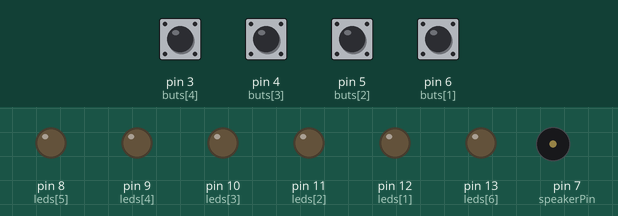
Simulated run of this sketch. Board: Arduino Uno, built with avr-gcc and run on an emulated ATmega328P. Shown: output pins drawn as LEDs (lit = HIGH), buzzer (waves = sounding). Dashed ring = blinking. The inputs (shaded band) are chosen by the test bench; at power-on: pin 3 (buts[4]), pin 4 (buts[3]), pin 5 (buts[2]), pin 6 (buts[1]) LOW. Random numbers use the default seed unless the sketch sets one.

Above: at 3.3 s.
3.4 s: pin 4 (buts[3]) pulled HIGH for 0.15 s
At 4.3 s:
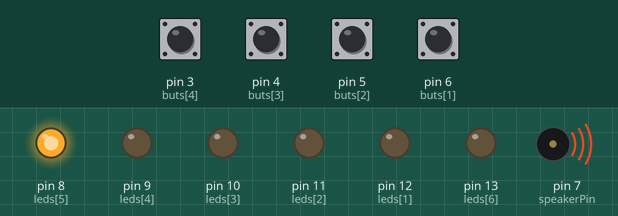
6.5 s: pin 3 (buts[4]) pulled HIGH for 0.15 s
At 6.6 s:
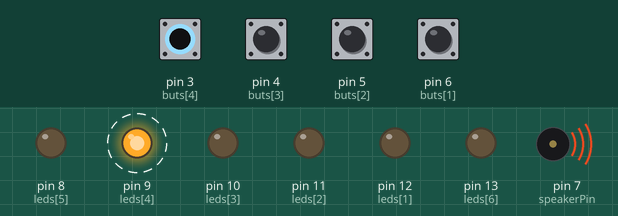
9.6 s: pin 6 (buts[1]) pulled HIGH for 1 s
At 10.5 s:
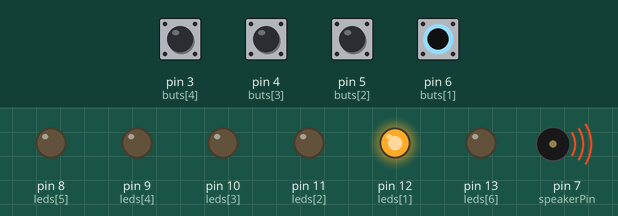
13.4 s: pin 6 (buts[1]) pulled HIGH for 0.15 s
At 14.44 s:
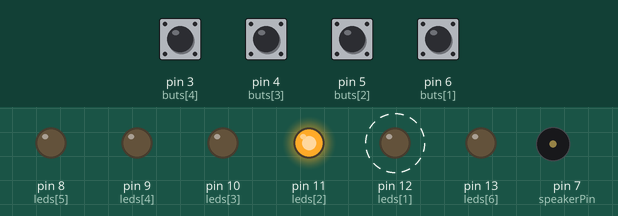
16.4 s: pin 5 (buts[2]) pulled HIGH for 1 s
At 18.52 s:
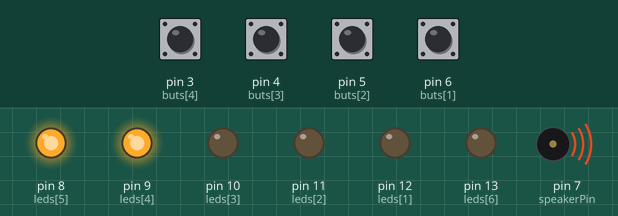
20.4 s: pin 5 (buts[2]) pulled HIGH for 0.15 s
At 21.64 s:
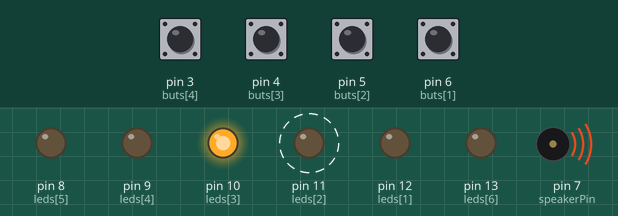
Timing chart, 0 to 24.4 s (numbered marks = the images above; inputs shaded):
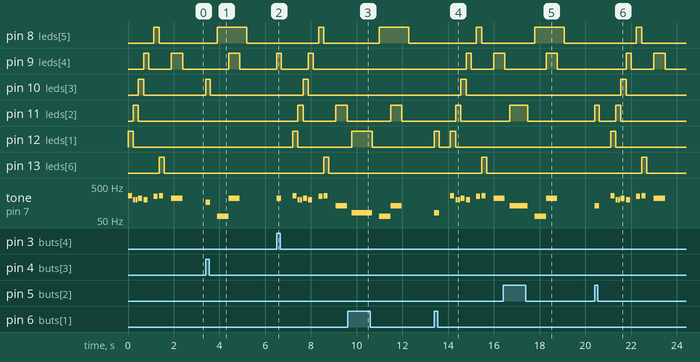

The sketch:

simon.ino
```cpp
#include "./Pitches.h"

// notes in the melody: ( length, tone, led )
int melody[] = { 4, NOTE_C4,1,  8, NOTE_G3,2,  8, NOTE_G3,2,  4, NOTE_A3,3,  4, NOTE_G3,4,  4, 0,0,  4, NOTE_B3,5,  4, NOTE_C4,6  };
int leds[]   = { 0, 12, 11, 10, 9, 8, 13 }; // pin config output LEDS ( Green/Red on 8, 13 );
int buts[]   = { 0, 6, 5, 4, 3 };           // pin config input buttons.
int notes[]  = { 0, NOTE_E2, NOTE_C3, NOTE_E3, NOTE_A3 };

int speakerPin = 7;
int pressed = 0;

int  modus       = 0;

char seq[512];
char cur_length  = 0;
char play_pos    = 0;
char check_pos   = 0;
char next_led    = 0;

void setup() {
  // assign pins
  pinMode( speakerPin , OUTPUT);

  for( int p=1; p < 8; p++ ){
    pinMode( leds[p]  , OUTPUT);
    digitalWrite(leds[p], LOW);
  }

  for( int p=1; p < 5; p++ ){
    pinMode( buts[p]  , INPUT);
  }
}


void loop() {

   int pressed = 0;
   next_led = random( 1, 5 );             // get a random every cycle, speed of user picks other sequence.

   switch ( modus ) {

     case 0:  // Intro
       music( melody , sizeof(melody) );
       cur_length = 0;
       seq[ cur_length ] = next_led;
       modus = 1;
       delay( 300 );
     break;

     case 1:  // Display sequence
       cur_length++;
       displaySequence( cur_length );
       check_pos = 0;
       modus = 2;
     break;

     case 2:  // Check sequence
       pressed  = getPressed(); // non-blocking, but handling led and tone
       if ( pressed > 0 ){
         if ( pressed == seq[ check_pos ] ){  // all okay... next step...
           check_pos++;
         }else{  // oops... toBad...
           playToBad();
           delay( 500 );
           modus = 3;
         }
       }
       if ( check_pos >= cur_length ){
         // seq okay... play hooray, and add one pos to sequence
         seq[ cur_length ] = next_led; // the random from above...
         playHooray();
         delay( 500 );
         modus = 1;
       }

     break;

     case 3: // Wait for new game
       // maybe display score... ( how? )

       pressed = getPressed();
       if ( pressed > 0 ){
         modus = 0;
         delay( 500 );
       }
     break;
   }

}

//*** ***//

int getPressed( void ){
    int pressed = 0;
    for( int p=1; p< 5; p++ ){
       if(  digitalRead( buts[p] ) == HIGH ){
         pressed = p;
       }
    }
    if ( pressed > 0 ){ // if a button is pressed handle the light and tone.
      digitalWrite( leds[pressed], HIGH );
      tone( speakerPin, notes[pressed] );

      while ( digitalRead( buts[ pressed ] ) == HIGH ){
        delay( 100 );
      }
      digitalWrite( leds[pressed], LOW );
      noTone( speakerPin );
    }
  return pressed;
}

void playHooray(){
  delay ( 250 );
  digitalWrite( leds[6], HIGH ); // Green LED
  tone( speakerPin, NOTE_C4 );
  delay ( 400 );
  digitalWrite( leds[6], LOW );
  noTone( speakerPin );
  delay ( 100 );
}

void playToBad(){
  delay ( 300 );
  digitalWrite( leds[5], HIGH ); // Red LED
  tone( speakerPin, NOTE_C2 );
  delay ( 500 );
  noTone( speakerPin );
  displaySequence( cur_length );
  delay ( 100 );
  digitalWrite( leds[5], LOW );
  delay ( 100 );
}

void displaySequence( int len ){

  for ( int s=0; s < len; s++ ){
    int dur  = 500 - len * 5;
    if ( dur < 200 ) dur = 200;

    int item = seq[ s ];
    digitalWrite( leds[ item ], HIGH );
    tone( speakerPin, notes[ item ] );
    delay( dur );
    digitalWrite( leds[ item ], LOW );
    noTone( speakerPin );
    delay( dur * 0.4 );
  }

}

void music( int seq[] , int len ){

   int music_len = len / sizeof(int) / 3;
   for ( int thisNote = 0; thisNote < music_len; thisNote++ ) {
     int noteDuration = 700 / seq[ thisNote * 3 ];
     int ledpoort = seq[thisNote * 3 + 2];
     if ( ledpoort > 0 ) digitalWrite( leds[ledpoort], HIGH );
     tone( speakerPin, seq[thisNote * 3 + 1], noteDuration );
     delay( noteDuration * 1.30 );
     noTone( speakerPin );
     if ( ledpoort > 0 ) digitalWrite( leds[ledpoort], LOW );
  }

}
```

Pitches.h
```cpp
#define NOTE_B0 31
#define NOTE_C1 33
#define NOTE_CS1 35
#define NOTE_D1 37
#define NOTE_DS1 39
#define NOTE_E1 41
#define NOTE_F1 44
#define NOTE_FS1 46
#define NOTE_G1 49
#define NOTE_GS1 52
#define NOTE_A1 55
#define NOTE_AS1 58
#define NOTE_B1 62
#define NOTE_C2 65
#define NOTE_CS2 69
#define NOTE_D2 73
#define NOTE_DS2 78
#define NOTE_E2 82
#define NOTE_F2 87
#define NOTE_FS2 93
#define NOTE_G2 98
#define NOTE_GS2 104
#define NOTE_A2 110
#define NOTE_AS2 117
#define NOTE_B2 123
#define NOTE_C3 131
#define NOTE_CS3 139
#define NOTE_D3 147
#define NOTE_DS3 156
#define NOTE_E3 165
#define NOTE_F3 175
#define NOTE_FS3 185
#define NOTE_G3 196
#define NOTE_GS3 208
#define NOTE_A3 220
#define NOTE_AS3 233
#define NOTE_B3 247
#define NOTE_C4 262
#define NOTE_CS4 277
#define NOTE_D4 294
#define NOTE_DS4 311
#define NOTE_E4 330
#define NOTE_F4 349
#define NOTE_FS4 370
#define NOTE_G4 392
#define NOTE_GS4 415
#define NOTE_A4 440
#define NOTE_AS4 466
#define NOTE_B4 494
#define NOTE_C5 523
#define NOTE_CS5 554
#define NOTE_D5 587
#define NOTE_DS5 622
#define NOTE_E5 659
#define NOTE_F5 698
#define NOTE_FS5 740
#define NOTE_G5 784
#define NOTE_GS5 831
#define NOTE_A5 880
#define NOTE_AS5 932
#define NOTE_B5 988
#define NOTE_C6 1047
#define NOTE_CS6 1109
#define NOTE_D6 1175
#define NOTE_DS6 1245
#define NOTE_E6 1319
#define NOTE_F6 1397
#define NOTE_FS6 1480
#define NOTE_G6 1568
#define NOTE_GS6 1661
#define NOTE_A6 1760
#define NOTE_AS6 1865
#define NOTE_B6 1976
#define NOTE_C7 2093
#define NOTE_CS7 2217
#define NOTE_D7 2349
#define NOTE_DS7 2489
#define NOTE_E7 2637
#define NOTE_F7 2794
#define NOTE_FS7 2960
#define NOTE_G7 3136
#define NOTE_GS7 3322
#define NOTE_A7 3520
#define NOTE_AS7 3729
#define NOTE_B7 3951
#define NOTE_C8 4186
#define NOTE_CS8 4435
#define NOTE_D8 4699
#define NOTE_DS8 4978
```

Measured:
- after the input at 3.4 s, pin 8 (leds[5]): LOW → HIGH after 0.50 s, → LOW 1.3 s later; pin 9 (leds[4]): LOW → HIGH after 1.0 s, → LOW 0.50 s later; pin 10 (leds[3]): LOW → HIGH at once, → LOW 0.20 s later; tone on pin 7 (speakerPin): plays 165 Hz for 0.20 s, 65 Hz for 0.50 s, 220 Hz for 0.50 s, starting at once
- after the input at 6.5 s, pin 8 (leds[5]): LOW → HIGH after 1.8 s, → LOW 0.23 s later; pin 9 (leds[4]): alternates HIGH for 0.21 s and LOW for 1.2 s, starting at once
- after the input at 9.6 s, pin 8 (leds[5]): LOW → HIGH after 1.4 s, → LOW 1.3 s later; pin 11 (leds[2]): LOW → HIGH after 1.9 s, → LOW 0.50 s later; pin 12 (leds[1]): LOW → HIGH after 0.18 s, → LOW 0.90 s later; tone on pin 7 (speakerPin): plays 82 Hz for 0.90 s, 65 Hz for 0.50 s, 131 Hz for 0.50 s, starting after 0.18 s
- after the input at 13.4 s, pin 8 (leds[5]): LOW → HIGH after 1.8 s, → LOW 0.23 s later; pin 9 (leds[4]): LOW → HIGH after 1.4 s, → LOW 0.23 s later, → HIGH 0.98 s later
- after the input at 16.4 s, pin 8 (leds[5]): LOW → HIGH after 1.4 s, → LOW 1.3 s later; pin 11 (leds[2]): LOW → HIGH after 0.28 s, → LOW 0.80 s later
- after the input at 20.4 s, pin 8 (leds[5]): LOW → HIGH after 1.8 s, → LOW 0.23 s later; pin 9 (leds[4]): LOW → HIGH after 1.4 s, → LOW 0.23 s later, → HIGH 0.98 s later, → LOW 0.50 s later
- by itself, tone on pin 7 (speakerPin): plays 262 Hz for 0.18 s, 196 Hz for 0.09 s, 196 Hz for 0.09 s, 220 Hz for 0.18 s, 196 Hz for 0.18 s, 247 Hz for 0.18 s … (8 notes in this stretch)
